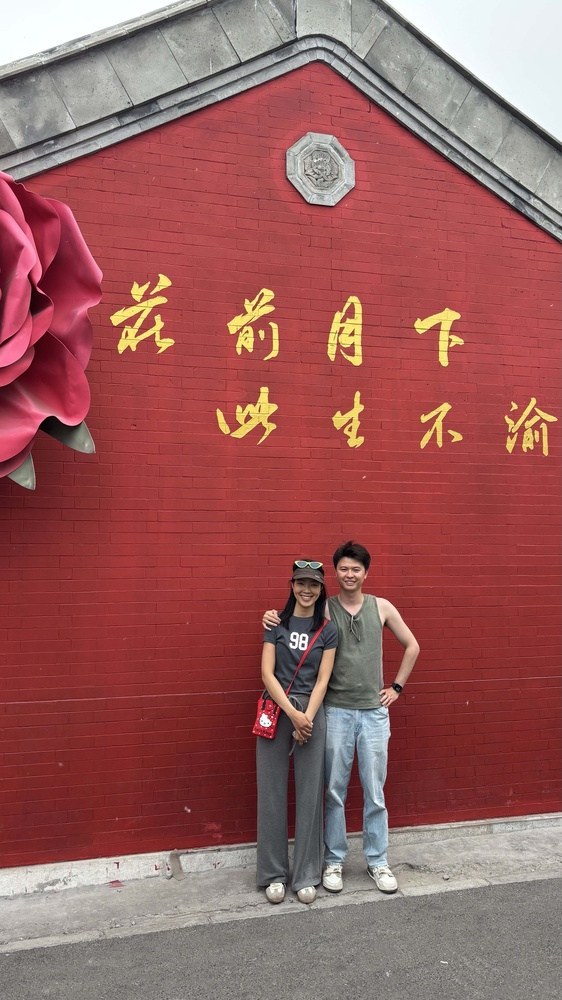
#> input picture archive/个人形象/IMG_2563.jpg, 562 x 1000 px, shrunk from 3213 x 5712 before the run
$ python white_balance.py '../archive/个人形象/IMG_2563.jpg' '../archive/个人形象/IMG_2944.jpg'
#> lines starting #> are read from the running program, lines starting #| are printed output that depends on the picture; after the words box and inside, x2 and y2 are one past the last pixel; in counts of white or black regions, pixels touching at a corner belong together
#!/usr/bin/env python3
"""
智能白平衡 — 白斑百分位法 + 多重保护

替代灰度世界算法。核心思路：
- 灰度世界：假设全图平均色 = 中性灰 → ❌ 彩色衣服被褪色
- 白斑法：只看最亮最白的像素估计光源色 → ✅ 只校正照明偏色

算法步骤：
1. 亮度最高的 5% 像素作为候选白斑
2. 饱和度过滤：只保留低饱和度像素（max-min < 30）
3. 太少则跳过（可能是纯色衣服，没有中性参考区）
4. 计算这些白斑像素的 RGB 均值 → 光源色估计
5. 光源已中性（max/min < 1.08）→ 跳过
6. 全局色彩丰富度 > 30 → 彩色服装，跳过
7. 部分校正（aggressiveness=0.4），避免过度修正
"""

import numpy as np

# 亮度权重 (Rec.709)
_LUM_R, _LUM_G, _LUM_B = 0.2126, 0.7152, 0.0722


# [78 lines left out: function smart_white_balance, not called in this run]


def diagnose_image(img_path):
    """
    诊断工具：打印图片的 WB 分析信息，不修改图片。
    用法: python3 tools/white_balance.py <image_path>
    """
#> called with img_path = '../archive/个人形象/IMG_2563.jpg'
    from PIL import Image as _PILImage, ImageOps as _ImageOps
    img = _PILImage.open(img_path)
#> img is the input picture: PIL image 562x1000 RGB; mean R, G, B 152.7, 93.7, 92.6
    img = _ImageOps.exif_transpose(img)
    if img.mode != 'RGB':
        img = img.convert('RGB')

    arr = np.array(img).astype(np.float64)
    h, w = arr.shape[:2]
#> h = 1000; w = 562
    total = h * w
#> total = 562000

    r, g, b = arr[:,:,0], arr[:,:,1], arr[:,:,2]
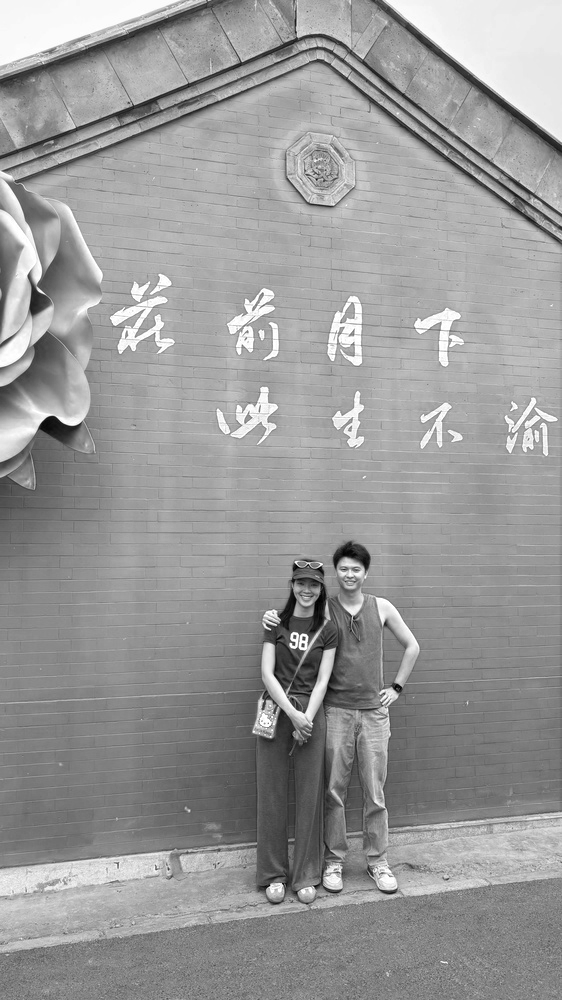
#> r: shape (1000, 562) float64; min 0, max 255, mean 152.7
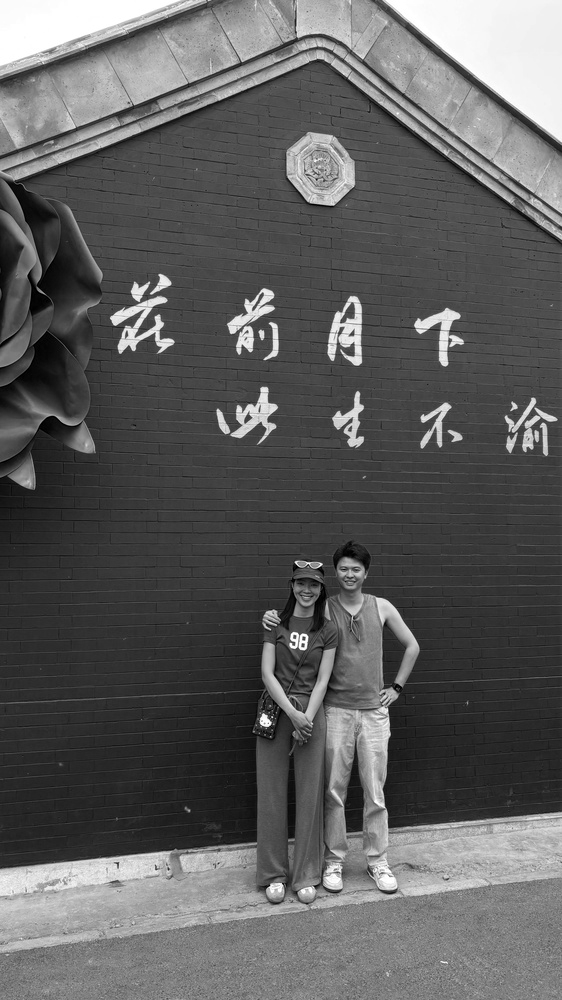
#> g: shape (1000, 562) float64; min 0, max 255, mean 93.7
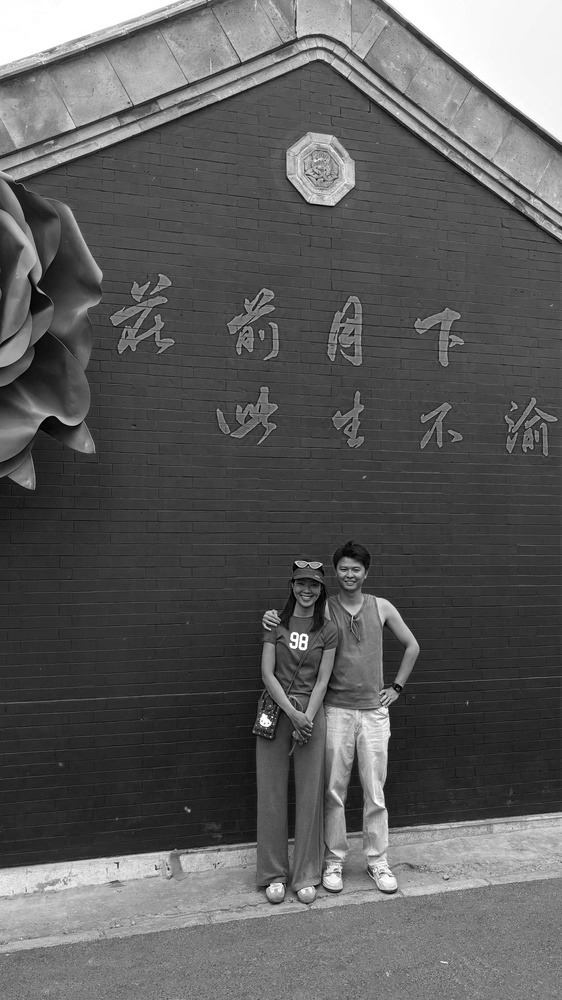
#> b: shape (1000, 562) float64; min 0, max 255, mean 92.6
    lum = _LUM_R * r + _LUM_G * g + _LUM_B * b
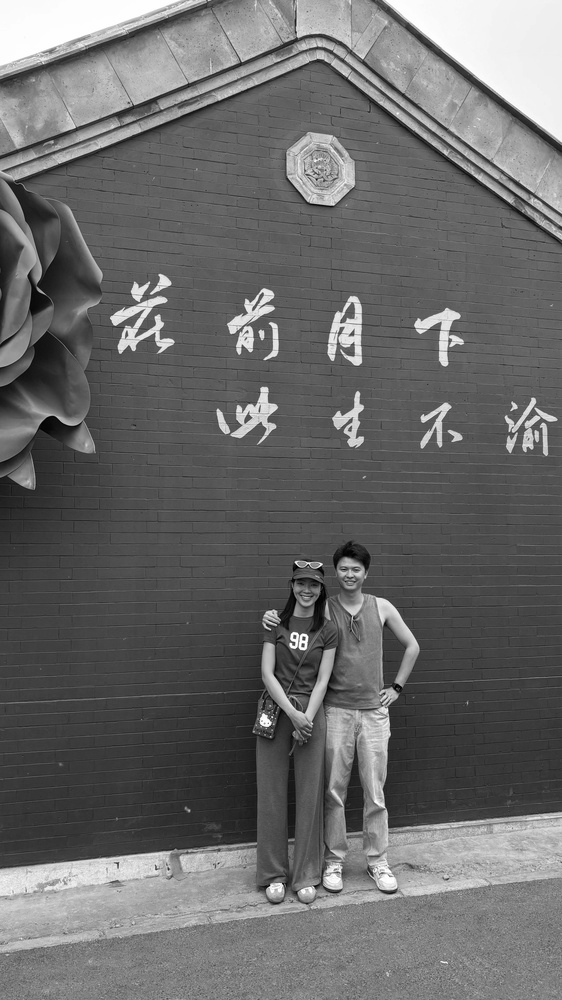
#> lum: shape (1000, 562) float64; min 0.213, max 255, mean 106.2

    print(f"📷 {img_path}")
    print(f"   尺寸: {w}x{h} ({total} 像素)")
#|    尺寸: 562x1000 (562000 像素)
    print(f"   全局 RGB 均值: R={r.mean():.1f} G={g.mean():.1f} B={b.mean():.1f}")
#|    全局 RGB 均值: R=152.7 G=93.7 B=92.6
    print(f"   RGB max/min 比值: {max(r.mean(), g.mean(), b.mean()) / min(r.mean(), g.mean(), b.mean()):.3f}")
#|    RGB max/min 比值: 1.650

    threshold = float(np.percentile(lum, 95))
#> threshold = 214.9
    bright_mask = lum >= threshold
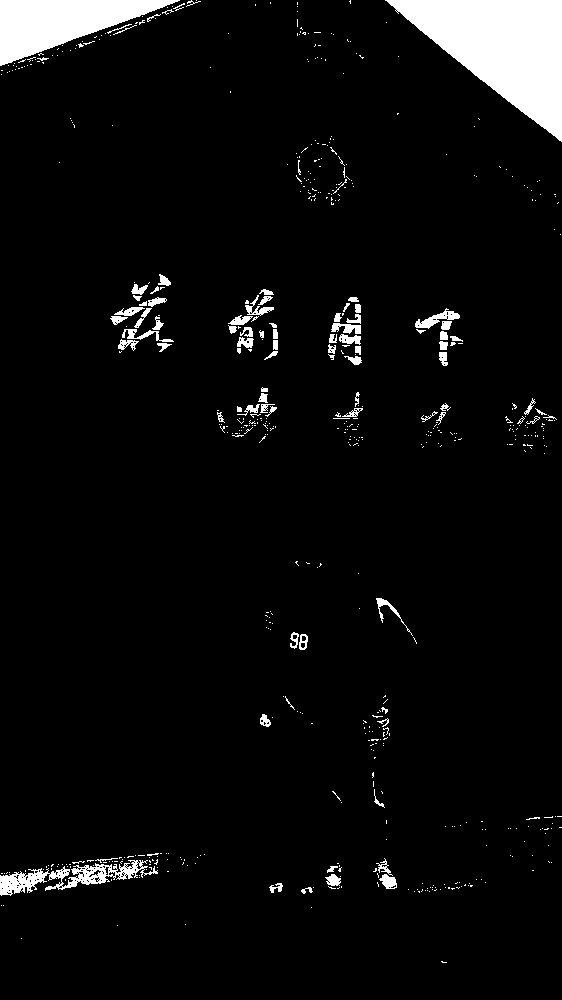
#> bright_mask: shape (1000, 562) bool; 5% white; 601 white regions (512 under 20 px), largest, box (x1, y1, x2, y2) and area: (385, 0, 562, 142) 12905, (0, 0, 180, 66) 6099, (0, 860, 158, 896) 1939
    bright_count = int(bright_mask.sum())
#> bright_count = 28106
    print(f"   亮度 Top 5% 阈值: {threshold:.1f} ({bright_count} 像素, {100*bright_count/total:.1f}%)")
#|    亮度 Top 5% 阈值: 214.9 (28106 像素, 5.0%)

    br, bg, bb = r[bright_mask], g[bright_mask], b[bright_mask]
    low_sat_mask = (np.maximum(np.maximum(br, bg), bb) -
                    np.minimum(np.minimum(br, bg), bb)) < 30
    neutral_bright = low_sat_mask.sum()
#> neutral_bright = 22912
    print(f"   亮区低饱和像素: {neutral_bright} ({100*neutral_bright/total:.1f}%)")
#|    亮区低饱和像素: 22912 (4.1%)

    global_spread = float((np.maximum(np.maximum(r, g), b) -
                            np.minimum(np.minimum(r, g), b)).mean())
#> global_spread = 64.16
    print(f"   全局色彩丰富度: {global_spread:.1f}")
#|    全局色彩丰富度: 64.2

    if neutral_bright >= total * 0.02:
        illum_r = float(br[low_sat_mask].mean())
#> illum_r = 238.9
        illum_g = float(bg[low_sat_mask].mean())
#> illum_g = 244.5
        illum_b = float(bb[low_sat_mask].mean())
#> illum_b = 245.2
        print(f"   光源估计 RGB: R={illum_r:.1f} G={illum_g:.1f} B={illum_b:.1f}")
#|    光源估计 RGB: R=238.9 G=244.5 B=245.2
        print(f"   光源 max/min: {max(illum_r, illum_g, illum_b) / min(illum_r, illum_g, illum_b):.3f}")
#|    光源 max/min: 1.026

        # 判断
        checks = []
        if neutral_bright < total * 0.02:
            checks.append("❌ 中性参考不足 → 跳过")
        if max(illum_r, illum_g, illum_b) / min(illum_r, illum_g, illum_b) < 1.08:
            checks.append("✅ 光源已中性 → 跳过")
        if global_spread > 35:
            checks.append("🎨 彩色服装 → 跳过")
        if not checks:
            checks.append("🔧 会触发校正")
        for ck in checks:
            print(f"   判断: {ck}")
    else:
        print(f"   判断: ⛔ 中性参考像素不足 → 跳过（可能是纯色衣服）")


if __name__ == '__main__':
    import sys
    if len(sys.argv) < 2:
        print("用法: python3 tools/white_balance.py <image_path>  — 诊断模式")
        print("      python3 tools/white_balance.py --batch <dir>  — 批量诊断")
        sys.exit(0)
    if sys.argv[1] == '--batch':
        import os
        d = sys.argv[2]
        for f in sorted(os.listdir(d)):
            if f.lower().endswith(('.jpg','.jpeg','.png')):
                diagnose_image(os.path.join(d, f))
                print()
    else:
        diagnose_image(sys.argv[1])

$ run again, on archive/个人形象/穿搭小助手 (5).jpg
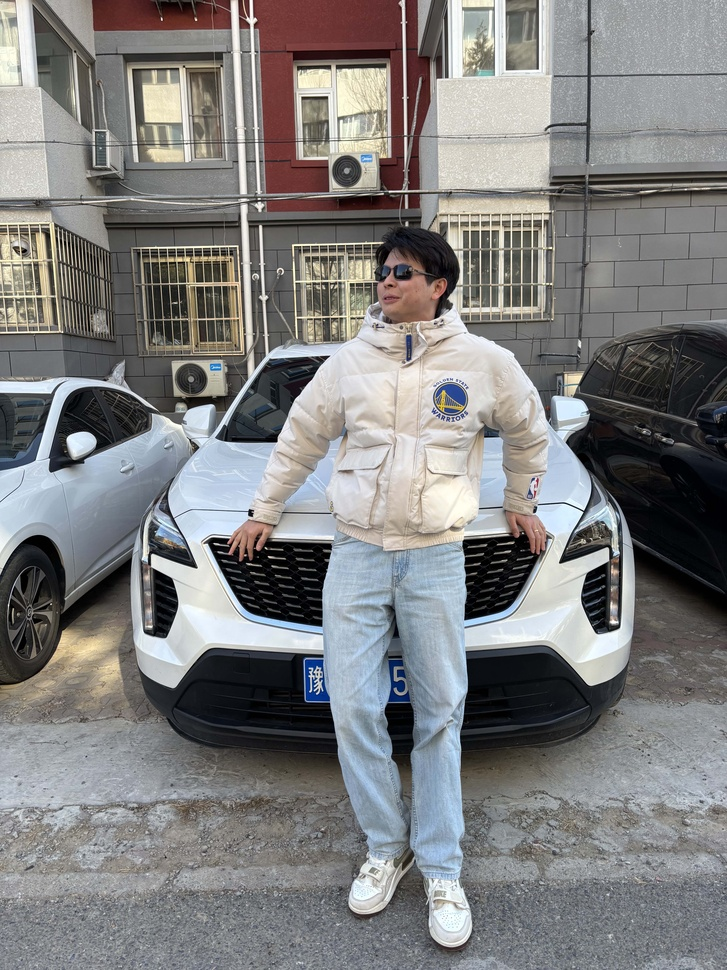
#> input picture archive/个人形象/穿搭小助手 (5).jpg, 727 x 970 px, shrunk from 4284 x 5712 before the run
#> in diagnose_image, img is the input picture: PIL image 727x970 RGB; mean R, G, B 126.9, 126.6, 126.6
#> in diagnose_image, `r, g, b = arr[:,:,0], arr[:,:,1], arr[:,:,2]`:
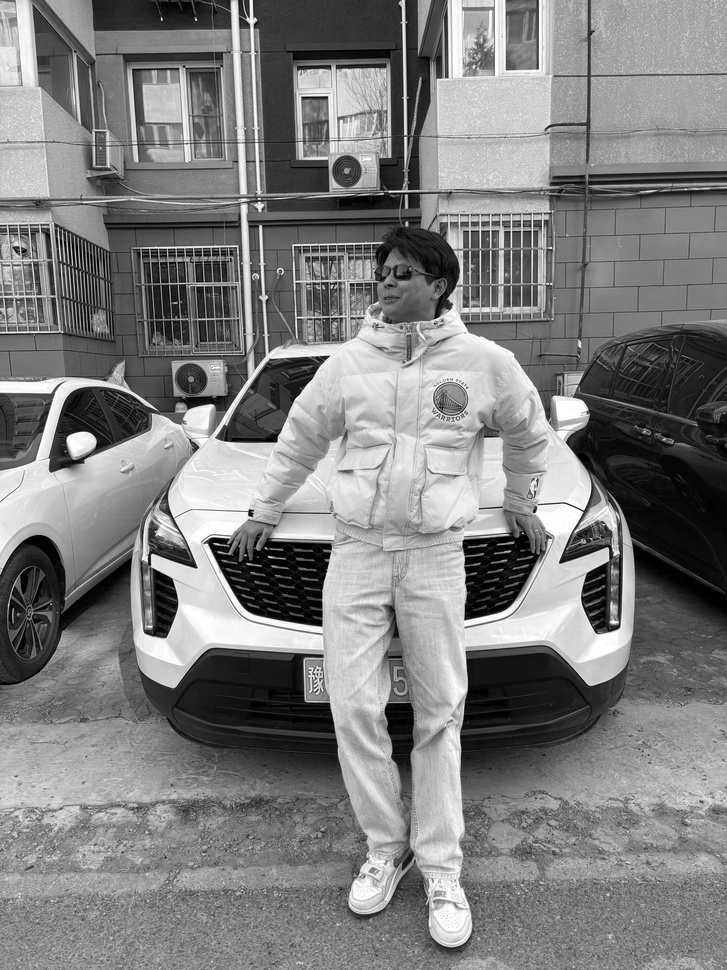
#> b: shape (970, 727) float64; min 0, max 255, mean 126.6
#|    尺寸: 727x970 (705190 像素)
#|    全局 RGB 均值: R=126.9 G=126.6 B=126.6
#|    RGB max/min 比值: 1.003
#> threshold = 226.8
#> in diagnose_image, `bright_mask = lum >= threshold`:
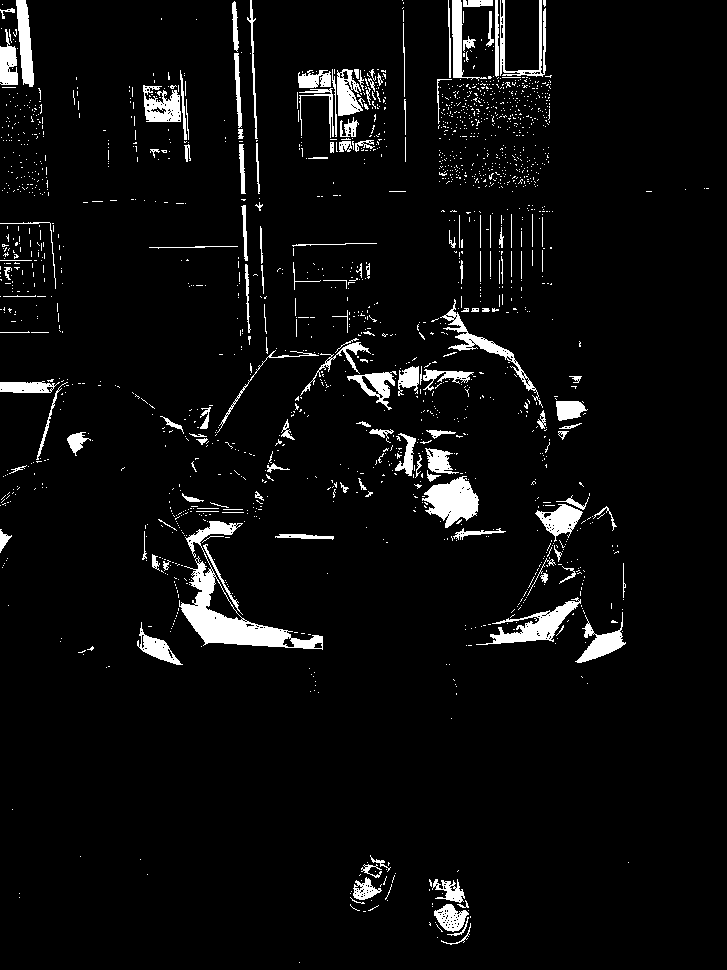
#> bright_mask: shape (970, 727) bool; 5% white; 1797 white regions (1645 under 20 px), largest, box (x1, y1, x2, y2) and area: (179, 521, 323, 650) 4159, (422, 476, 479, 528) 1726, (476, 597, 581, 645) 1509
#> bright_count = 35278
#|    亮度 Top 5% 阈值: 226.8 (35278 像素, 5.0%)
#> neutral_bright = 29109
#|    亮区低饱和像素: 29109 (4.1%)
#> global_spread = 13.88
#|    全局色彩丰富度: 13.9
#> illum_r = 235.8
#> illum_g = 238.1
#> illum_b = 236.1
#|    光源估计 RGB: R=235.8 G=238.1 B=236.1
#|    光源 max/min: 1.010

$ run again, on archive/个人形象/穿搭小助手 (2).png
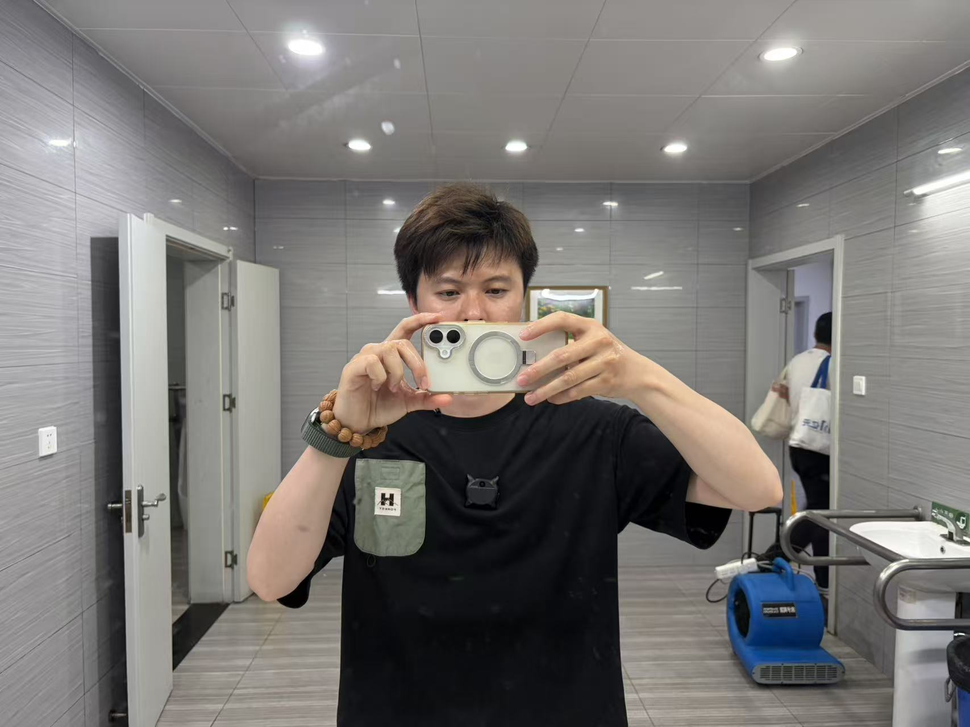
#> input picture archive/个人形象/穿搭小助手 (2).png, 970 x 727 px, shrunk from 1707 x 1280 before the run
#> in diagnose_image, img is the input picture: PIL image 970x727 RGB; mean R, G, B 121, 118.2, 115.6
#> in diagnose_image, `r, g, b = arr[:,:,0], arr[:,:,1], arr[:,:,2]`:
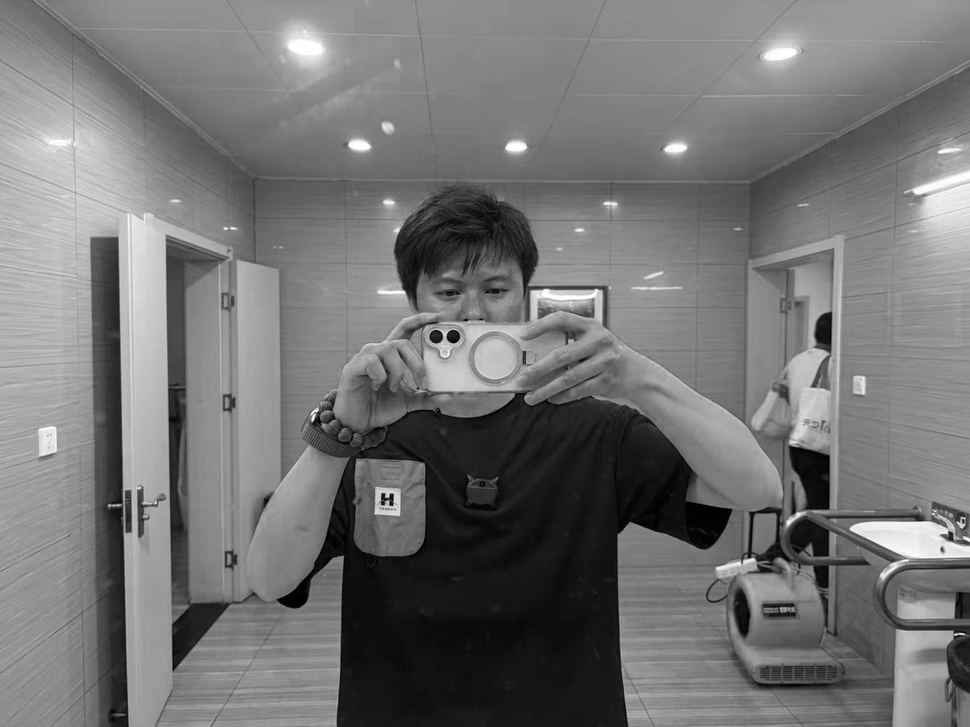
#> b: shape (727, 970) float64; min 0, max 255, mean 115.6
#|    尺寸: 970x727 (705190 像素)
#|    全局 RGB 均值: R=121.0 G=118.2 B=115.6
#|    RGB max/min 比值: 1.046
#> threshold = 192.6
#> in diagnose_image, `bright_mask = lum >= threshold`:
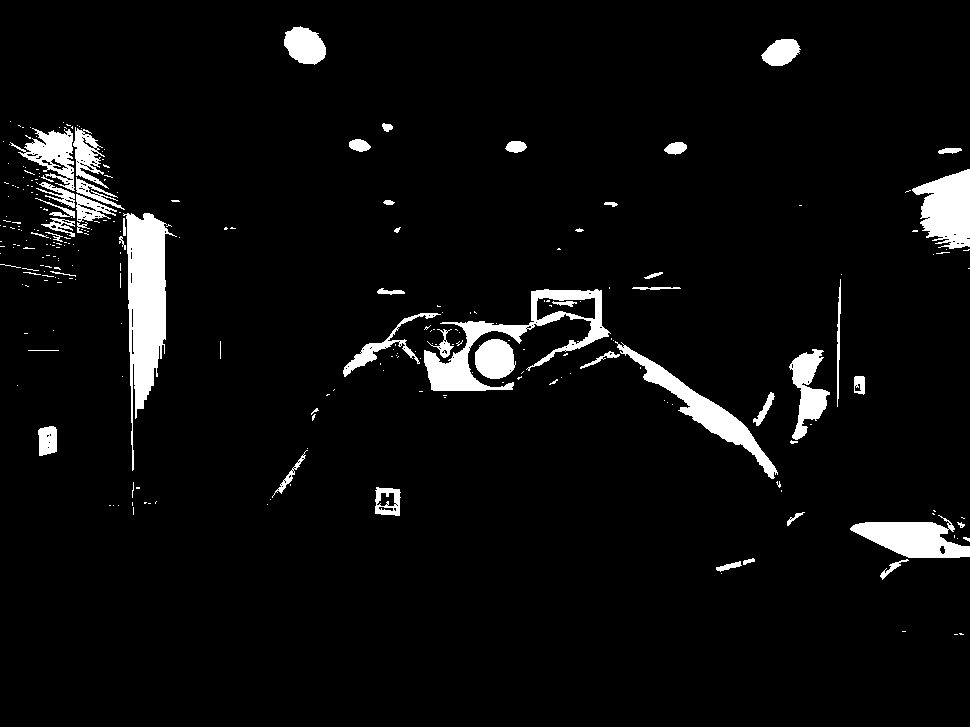
#> bright_mask: shape (727, 970) bool; 5% white; 270 white regions (215 under 20 px), largest, box (x1, y1, x2, y2) and area: (123, 213, 177, 471) 6350, (424, 289, 611, 391) 4626, (615, 341, 778, 479) 3291
#> bright_count = 35596
#|    亮度 Top 5% 阈值: 192.6 (35596 像素, 5.0%)
#> neutral_bright = 29428
#|    亮区低饱和像素: 29428 (4.2%)
#> global_spread = 10.11
#|    全局色彩丰富度: 10.1
#> illum_r = 213.9
#> illum_g = 214.5
#> illum_b = 210
#|    光源估计 RGB: R=213.9 G=214.5 B=210.0
#|    光源 max/min: 1.022
